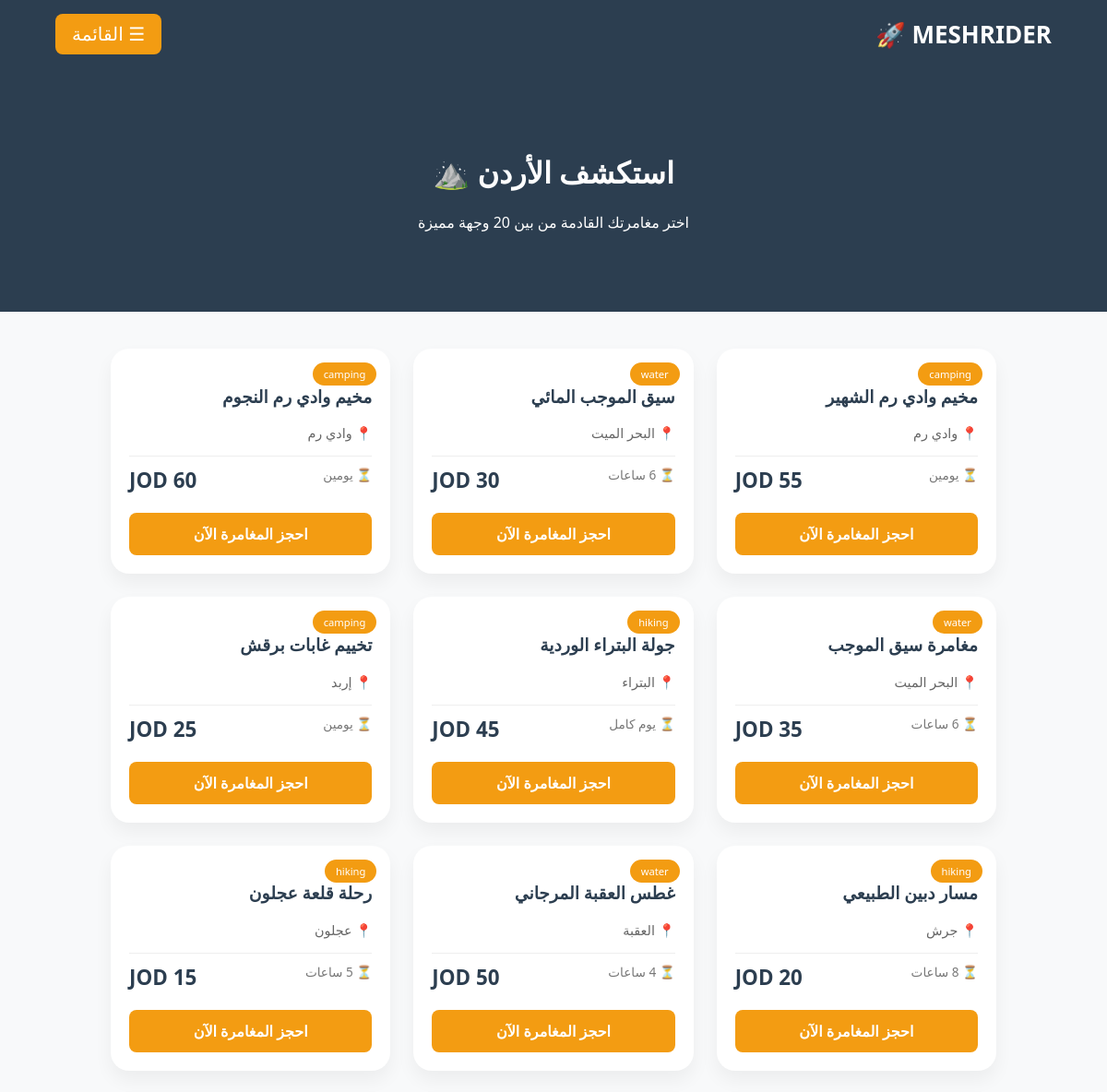
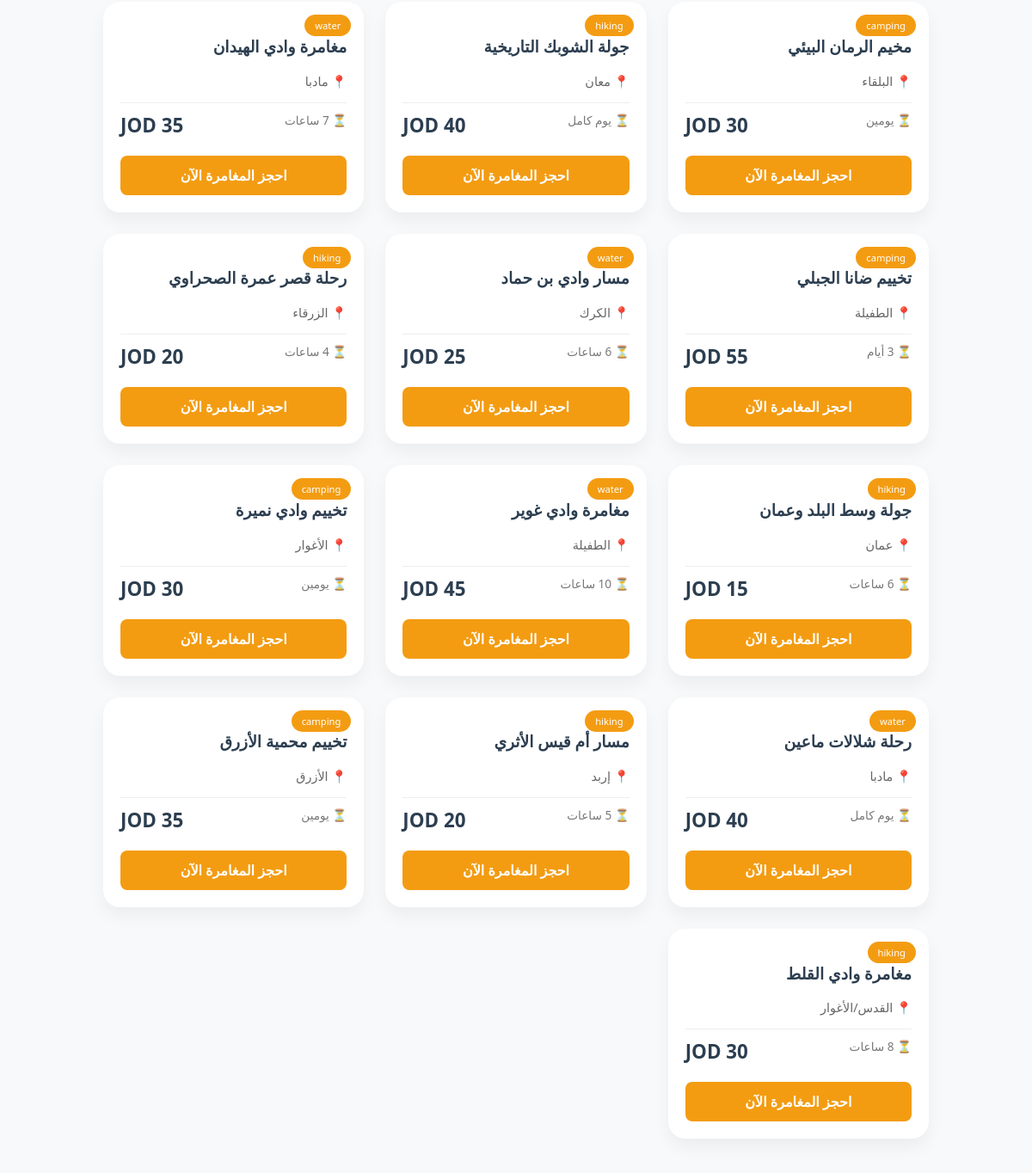
Screenshot of /mesh_rider/trips.php (signed in) with the database file from the repository (2 pictures, top to bottom).
### tables this page shows
CREATE TABLE `trips` (
  `id` int(11) NOT NULL,
  `title` varchar(255) NOT NULL,
  `price` int(11) NOT NULL,
  `location` varchar(100) DEFAULT NULL,
  `duration` varchar(50) DEFAULT NULL,
  `category` enum('camping','water','hiking') DEFAULT 'camping',
  `image_url` varchar(255) DEFAULT 'default_trip.jpg'
);

### mesh_rider/trips.php (the view, shortened to what this page needs)
<?php
include 'includes/db.php';
?>
<!DOCTYPE html>
<html lang="ar" dir="rtl">
<head>
    <link rel="stylesheet" href="css/style.css">
</head>
<body>
    <?php include 'includes/header.php'; ?>
    <div class="hero">
        <h1>استكشف الأردن ⛰️</h1>
        <p>اختر مغامرتك القادمة من بين 20 وجهة مميزة</p>
    </div>
    <div class="trips-container">
        <?php
        $result = mysqli_query($conn, "SELECT * FROM trips");
        while($row = mysqli_fetch_assoc($result)) {
            echo "
            <div class='trip-card'>
                <div class='trip-category'>{$row['category']}</div>
                <div class='trip-content'>
                    <h3 style='color:var(--dark-blue);'>{$row['title']}</h3>
                    <p style='color:#666; font-size:0.9rem; margin-top:5px;'>📍 {$row['location']}</p>
                    <div class='trip-details'>
                        <span>⏳ {$row['duration']}</span>
                        <span class='trip-price'>{$row['price']} JOD</span>
                    </div>
                    <a href='book.php?id={$row['id']}&type=trip' class='btn' style='display:block; text-align:center;'>احجز المغامرة الآن</a>
                </div>
            </div>";
        }
        ?>
    </div>
</body>
</html>

### mesh_rider/css/style.css (style rules this page uses)
:root { --dark-blue: #2c3e50; --orange: #f39c12; --light-gray: #f4f4f4; --white: #ffffff; }
body { margin: 0; font-family: 'Segoe UI', Tahoma, Geneva, Verdana, sans-serif; direction: rtl; background-color: var(--light-gray); }
.hero { background-color: var(--dark-blue); color: white; text-align: center; padding: 70px 20px; }
.btn { display: block; background-color: var(--orange); color: white; padding: 12px; text-decoration: none; border-radius: 8px; font-weight: bold; margin-top: 20px; }

### mesh_rider/trips.php (style rules this page uses)
.trips-container { display: grid; grid-template-columns: repeat(auto-fit, minmax(300px, 1fr)); gap: 25px; padding: 40px 10%; background: #f8f9fa; }
.trip-card { background: white; border-radius: 20px; overflow: hidden; box-shadow: 0 10px 20px rgba(0,0,0,0.05); transition: 0.3s; position: relative; }
.trip-content { padding: 20px; }
.trip-category { background: var(--orange); color: white; padding: 5px 12px; border-radius: 50px; font-size: 0.7rem; position: absolute; top: 15px; right: 15px; }
.trip-price { font-size: 1.4rem; color: var(--dark-blue); font-weight: bold; }
.trip-details { display: flex; justify-content: space-between; color: #777; font-size: 0.85rem; margin: 15px 0; border-top: 1px solid #eee; padding-top: 10px; }

### rows the page displays
trips: category "camping", title "مخيم وادي رم الشهير", location "وادي رم", duration "يومين"
trips: category "water", title "سيق الموجب المائي", location "البحر الميت", duration "6 ساعات"
trips: category "camping", title "مخيم وادي رم النجوم", location "وادي رم", duration "يومين"
trips: category "water", title "مغامرة سيق الموجب", location "البحر الميت", duration "6 ساعات"
trips: category "hiking", title "جولة البتراء الوردية", location "البتراء", duration "يوم كامل"
trips: category "camping", title "تخييم غابات برقش", location "إربد", duration "يومين"
trips: category "hiking", title "مسار دبين الطبيعي", location "جرش", duration "8 ساعات"
trips: category "water", title "غطس العقبة المرجاني", location "العقبة", duration "4 ساعات"
trips: category "hiking", title "رحلة قلعة عجلون", location "عجلون", duration "5 ساعات"
trips: category "camping", title "مخيم الرمان البيئي", location "البلقاء", duration "يومين"
trips: category "hiking", title "جولة الشوبك التاريخية", location "معان", duration "يوم كامل"
trips: category "water", title "مغامرة وادي الهيدان", location "مادبا", duration "7 ساعات"
trips: category "camping", title "تخييم ضانا الجبلي", location "الطفيلة", duration "3 أيام"
trips: category "water", title "مسار وادي بن حماد", location "الكرك", duration "6 ساعات"
trips: category "hiking", title "رحلة قصر عمرة الصحراوي", location "الزرقاء", duration "4 ساعات"
trips: category "hiking", title "جولة وسط البلد وعمان", location "عمان", duration "6 ساعات"
trips: category "water", title "مغامرة وادي غوير", location "الطفيلة", duration "10 ساعات"
trips: category "camping", title "تخييم وادي نميرة", location "الأغوار", duration "يومين"
trips: category "water", title "رحلة شلالات ماعين", location "مادبا", duration "يوم كامل", price "40"
trips: category "hiking", title "مسار أم قيس الأثري", location "إربد", duration "5 ساعات"
trips: category "camping", title "تخييم محمية الأزرق", location "الأزرق", duration "يومين"
trips: category "hiking", title "مغامرة وادي القلط", location "القدس/الأغوار", duration "8 ساعات"
